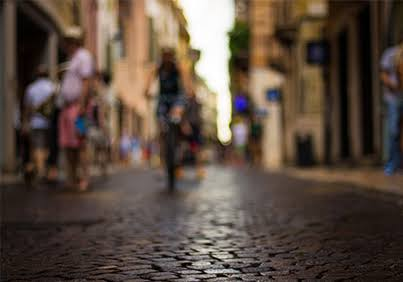
#> input picture 3.Hafta/input.jpg, 403 x 282 px, found by its file name
$ python task10_frekans_filtreleri.py
#> lines starting #> are read from the running program, lines starting #| are printed output that depends on the picture
import cv2
import numpy as np
import matplotlib.pyplot as plt

def manuel_dft_2d(resim):
    M, N = resim.shape
    u = np.arange(M).reshape(-1, 1)
    x = np.arange(M).reshape(1, -1)
    W_M = np.exp(-2j * np.pi * u * x / M)

    v = np.arange(N).reshape(-1, 1)
    y = np.arange(N).reshape(1, -1)
    W_N = np.exp(-2j * np.pi * v * y / N)
    return W_M @ resim @ W_N

def manuel_idft_2d(harmonik):
    M, N = harmonik.shape
    u = np.arange(M).reshape(-1, 1)
    x = np.arange(M).reshape(1, -1)
    W_M_inv = np.exp(2j * np.pi * u * x / M)

    v = np.arange(N).reshape(-1, 1)
    y = np.arange(N).reshape(1, -1)
    W_N_inv = np.exp(2j * np.pi * v * y / N)

    resim = (W_M_inv @ harmonik @ W_N_inv) / (M * N)
    return np.clip(np.real(resim), 0, 255).astype(np.uint8)

def gauss_gurultu_ekle(resim, sigma=25):
    gurultulu = resim.astype(np.float64) + np.random.normal(0, sigma, resim.shape)
    return np.clip(gurultulu, 0, 255).astype(np.uint8)

# 10. Gorev: Low-Pass, High-Pass, Band-Pass ve Band-Reject Frekans Filtreleri
def frekans_filtresi_uygula(resim, filtre_tipi, r1=20, r2=45):
    M, N = resim.shape
    F = manuel_dft_2d(resim)
    F_shift = np.roll(np.roll(F, M // 2, axis=0), N // 2, axis=1)

    y, x = np.ogrid[:M, :N]
    mesafe = np.sqrt((x - N // 2) ** 2 + (y - M // 2) ** 2)

    if filtre_tipi == "low_pass":
        maske = mesafe <= r1
    elif filtre_tipi == "high_pass":
        maske = mesafe > r1
    elif filtre_tipi == "band_pass":
        maske = (mesafe >= r1) & (mesafe <= r2)
    elif filtre_tipi == "band_reject":
        maske = (mesafe < r1) | (mesafe > r2)
    else:
        maske = np.ones((M, N), dtype=bool)

    F_filtreli_shift = F_shift * maske
    F_filtreli = np.roll(np.roll(F_filtreli_shift, -(M // 2), axis=0), -(N // 2), axis=1)
    return manuel_idft_2d(F_filtreli)

img = cv2.imread("input.jpg", cv2.IMREAD_GRAYSCALE)
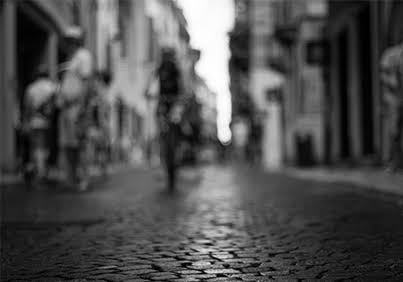
#> img: shape (282, 403); min 0, max 255, mean 78.5
img = cv2.resize(img, (128, 128))
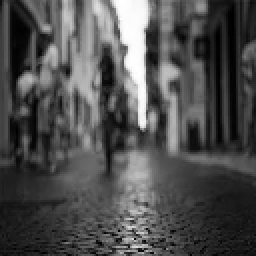
#> img: shape (128, 128) (shown 2 times larger); min 0, max 255, mean 78.4
img_gurultulu = gauss_gurultu_ekle(img, sigma=25)
#> in gauss_gurultu_ekle, `gurultulu = resim.astype(np.float64) + np.random.normal(0, sigma, resi..`:
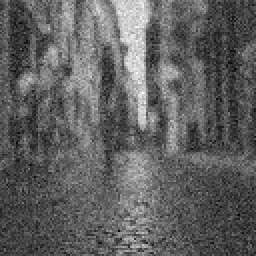
#> gurultulu: shape (128, 128) float64 (shown 2 times larger); min -72.19, max 323.6, mean 78.3; drawn with min black and max white
#> in gauss_gurultu_ekle, `return np.clip(gurultulu, 0, 255).astype(np.uint8)`:
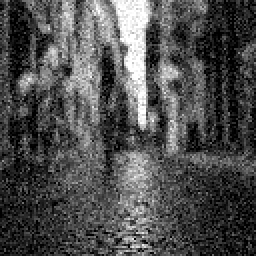
#> returned value: shape (128, 128) (shown 2 times larger); min 0, max 255, mean 78.3

filtreler = ["low_pass", "high_pass", "band_pass", "band_reject"]
basliklar = ["Low-Pass", "High-Pass", "Band-Pass", "Band-Reject"]

plt.figure(figsize=(14, 7))

# Ust satir: Orijinal goruntu uzerinde filtreler
plt.subplot(2, 5, 1)
plt.imshow(img, cmap="gray")
plt.title("Orijinal")
plt.axis("off")

for i in range(4):
    sonuc = frekans_filtresi_uygula(img, filtreler[i])
    plt.subplot(2, 5, i + 2)
    plt.imshow(sonuc, cmap="gray")
    plt.title(f"Orj + {basliklar[i]}")
    plt.axis("off")
#> this loop made 4 passes
#> pass 1, `sonuc = frekans_filtresi_uygula(img, filtreler[i])`:
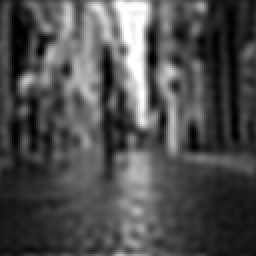
#> sonuc: shape (128, 128) (shown 2 times larger); min 0, max 255, mean 77.9

# Alt satir: Gurultulu goruntu uzerinde filtreler
plt.subplot(2, 5, 6)
plt.imshow(img_gurultulu, cmap="gray")
plt.title("Gurultulu")
plt.axis("off")

for i in range(4):
    sonuc_g = frekans_filtresi_uygula(img_gurultulu, filtreler[i])
    plt.subplot(2, 5, i + 7)
    plt.imshow(sonuc_g, cmap="gray")
    plt.title(f"Gurultu + {basliklar[i]}")
    plt.axis("off")
#> this loop made 4 passes
#> pass 3, `sonuc_g = frekans_filtresi_uygula(img_gurultulu, filtreler[i])`:
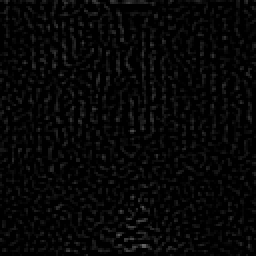
#> sonuc_g: shape (128, 128) (shown 2 times larger); min 0, max 101, mean 6.6

plt.tight_layout()
plt.savefig("cikti_task10_frekans_filtreleri.png")
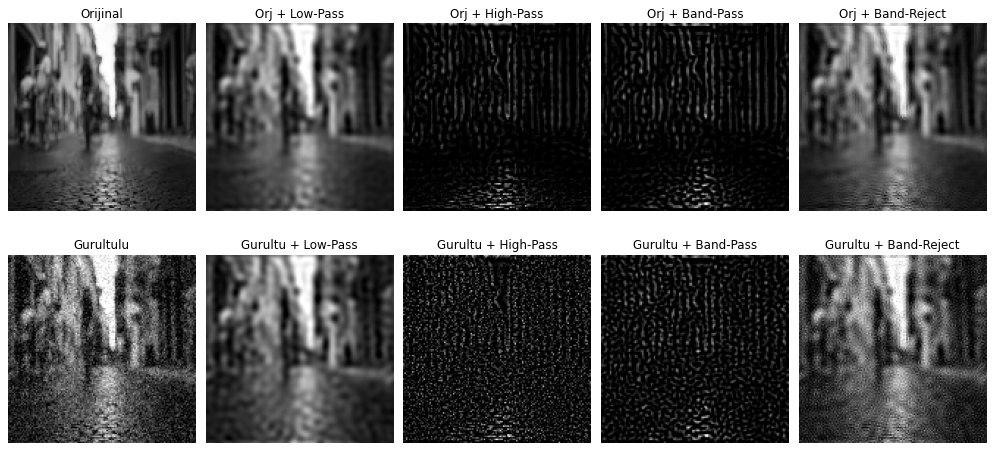
#> figure drawn by matplotlib, 10 panels

print("Task 10 bitti.")
print("\n--- FREKANS FILTRELERI ETKI RAPORU (TASK 10) ---")
print("1. Low-Pass (Alcak Geciren): Yuksek frekansli gurultuleri temizler, genel parlakligi (DC bilesenini) korur ancak kenar gecislerini bulaniklastirir.")
print("2. High-Pass (Yuksek Geciren): Merkezdeki DC bilesenini kestigi icin genel parlaklik siyaha duser; sadece keskin kenar gecislerini ve yuksek frekansli gurultuleri one cikarir.")
print("3. Band-Pass (Bant Geciren): Hem cok dusuk frekansli parlakligi hem de cok yuksek frekansli ince gurultuyu eler; belirli kalinliktaki doku ve orta olcekli kenarlari gosterir.")
print("4. Band-Reject (Bant Durduran): Genel parlakligi ve ana hatlari korurken sadece belirli bir frekans bandindaki periyodik gurultuleri bastirir.")
